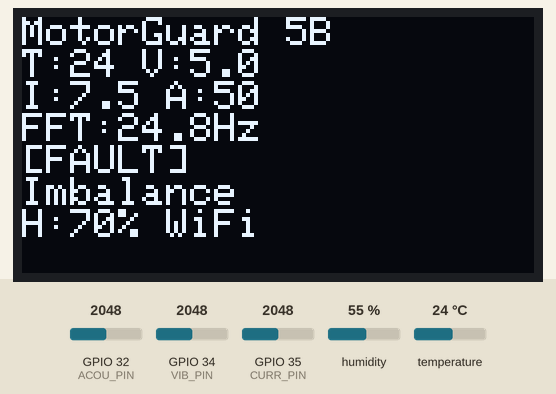
Recording of a sketch running on a simulated ESP32. Parts: 128×64 one-colour display. The inputs (shaded band) are chosen by the test bench; at power-on: GPIO 34 (VIB_PIN) = 2048, GPIO 35 (CURR_PIN) = 2048, GPIO 32 (ACOU_PIN) = 2048, humidity 55 %, temperature 24 °C. WiFi joins after 1.5 s; servers stay silent unless stated; uploads are accepted with an empty reply; what the sketch prints to the serial monitor is not drawn.

Above: at 4.8 s.
4.9 s: GPIO 34 (VIB_PIN) set to 2681
At 7.3 s:
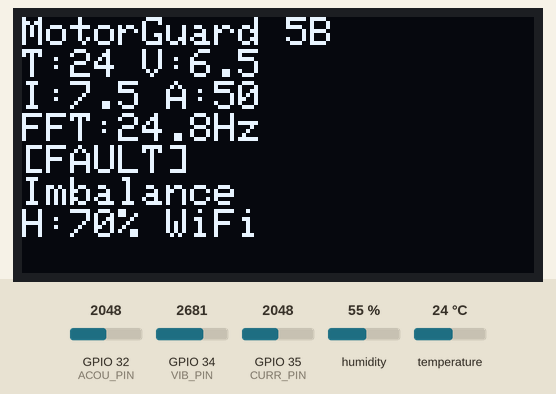
8.9 s: GPIO 34 (VIB_PIN) set to 2786
At 10.7 s:
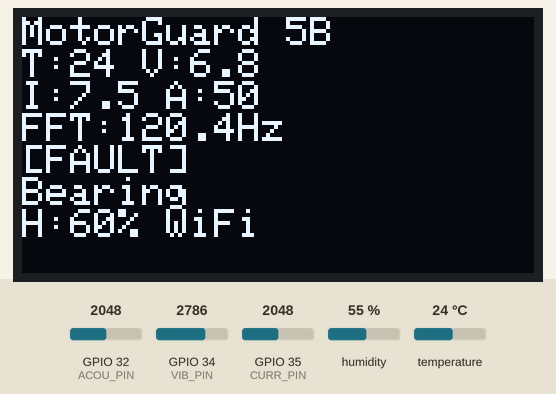
12.9 s: GPIO 35 (CURR_PIN) set to 3232
At 14.1 s:
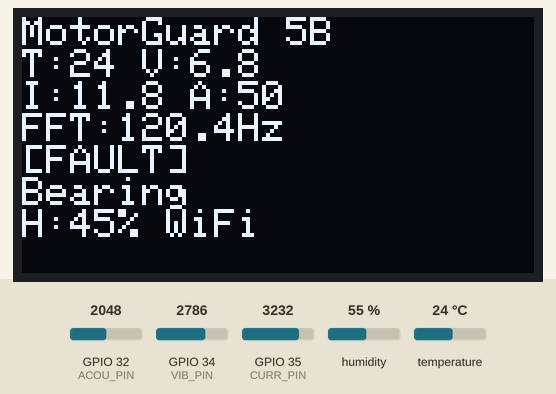
16.9 s: GPIO 35 (CURR_PIN) set to 3325
At 21.0 s:
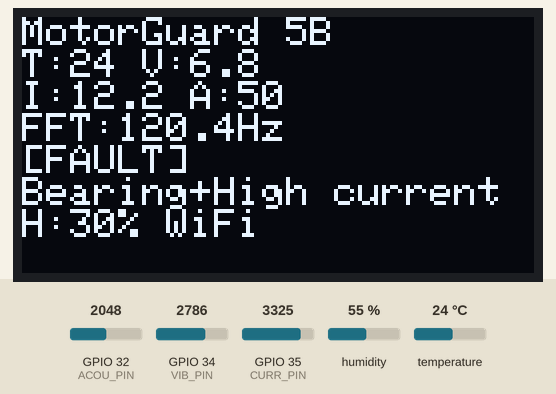
21.4 s: GPIO 34 (VIB_PIN) set to 2690
At 24.4 s:
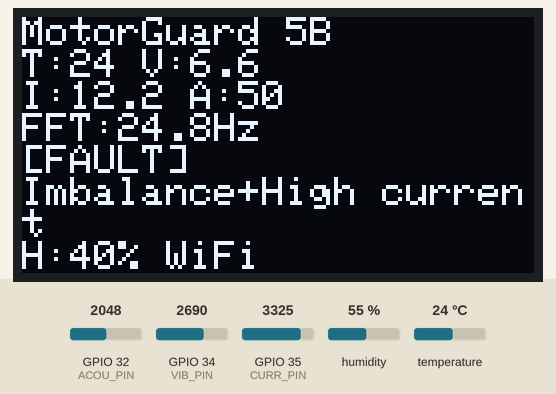
25.4 s: GPIO 34 (VIB_PIN) set to 1408
At 27.9 s:
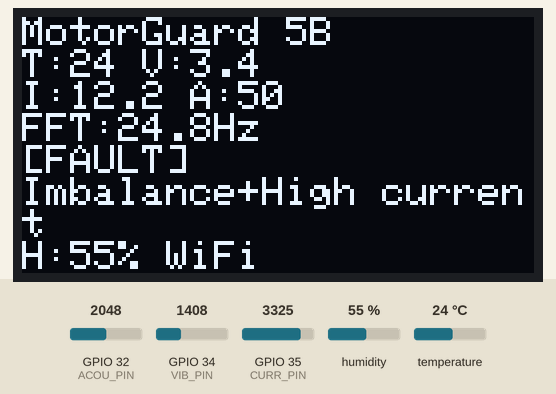
29.4 s: GPIO 34 (VIB_PIN) set to 1300
Timing chart, 0 to 32.4 s (numbered marks = the images above; inputs shaded):
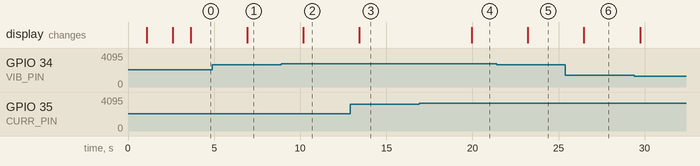

Measured:
- the behaviour switches between 2729 and 2730 on GPIO 34 (VIB_PIN) (found by bisection; images 1 and 2)
- the behaviour switches between 3276 and 3277 on GPIO 35 (CURR_PIN) (found by bisection; images 3 and 4)
- after the input at 4.9 s, the display: changes after 2.0 s (image 1)
- after the input at 8.9 s, the display: changes after 1.3 s (image 2)
- after the input at 12.9 s, the display: changes after 0.53 s (image 3)
- after the input at 16.9 s, the display: changes after 3.1 s (image 4)
- after the input at 21.4 s, the display: changes after 1.8 s (image 5)
- after the input at 25.4 s, the display: changes after 1.1 s (image 6)

The sketch:

motorguard_stage5b_integrated.ino
```cpp
#include <DHT.h>
#include <Wire.h>
#include <Adafruit_GFX.h>
#include <Adafruit_SSD1306.h>
#include <WiFi.h>
#include <HTTPClient.h>
#include "arduinoFFT.h"

// =======================================================
// MotorGuard Stage 5B
// Full Integrated IoT + DiagnosticEngine + FFT Analyzer
// =======================================================

// ------------------- Sensor Pins -------------------
#define DHT_PIN   15
#define DHT_TYPE  DHT22

#define VIB_PIN   34   // vibration potentiometer + FFT mode selector
#define CURR_PIN  35   // current potentiometer
#define ACOU_PIN  32   // acoustic potentiometer

// ------------------- OLED Settings -------------------
#define SCREEN_WIDTH 128
#define SCREEN_HEIGHT 64
#define OLED_RESET -1

// ------------------- FFT Settings -------------------
const uint16_t SAMPLES = 128;
const double SAMPLING_FREQ = 1000.0;
const double PI2 = 6.283185307179586;

double vReal[SAMPLES];
double vImag[SAMPLES];

ArduinoFFT<double> FFT = ArduinoFFT<double>(vReal, vImag, SAMPLES, SAMPLING_FREQ);

// ------------------- Objects -------------------
DHT dht(DHT_PIN, DHT_TYPE);
Adafruit_SSD1306 display(SCREEN_WIDTH, SCREEN_HEIGHT, &Wire, OLED_RESET);

// ------------------- Wi-Fi -------------------
const char* ssid = "Wokwi-GUEST";
const char* password = "";

// ------------------- Global Results -------------------
String fftMode = "";
String fftDiagnosis = "";
double injectedFreq = 0.0;
double peakHz = 0.0;

String finalDiagnosis = "";
int health = 100;

// =======================================================
// Setup
// =======================================================
void setup() {
  Serial.begin(115200);

  dht.begin();

  if (!display.begin(SSD1306_SWITCHCAPVCC, 0x3C)) {
    Serial.println("OLED failed");
    while (true);
  }

  display.clearDisplay();
  display.setTextColor(WHITE);
  display.setTextSize(1);
  display.setCursor(0, 0);
  display.println("MotorGuard 5B");
  display.println("IoT + FFT");
  display.println("Starting...");
  display.display();

  delay(1000);

  connectWiFi();

  Serial.println("===========================================");
  Serial.println("MotorGuard Stage 5B Integrated System");
  Serial.println("Sensors + DiagnosticEngine + OLED + WiFi + FFT");
  Serial.println("===========================================");
}

// =======================================================
// Main Loop
// =======================================================
void loop() {
  // ------------------- Read Sensors -------------------
  float temp = dht.readTemperature();

  int vibRaw = analogRead(VIB_PIN);
  int currRaw = analogRead(CURR_PIN);
  int acouRaw = analogRead(ACOU_PIN);

  float vibration = vibRaw / 4095.0 * 10.0;   // mm/s
  float current   = currRaw / 4095.0 * 15.0;  // A
  float acoustic  = acouRaw / 4095.0 * 100.0; // dB

  if (isnan(temp)) {
    temp = 24.0;
  }

  // ------------------- Run FFT -------------------
  int fftModeNumber = selectFFTMode(vibRaw);
  buildVibrationSignal(fftModeNumber);

  FFT.windowing(FFTWindow::Hamming, FFTDirection::Forward);
  FFT.compute(FFTDirection::Forward);
  FFT.complexToMagnitude();

  peakHz = FFT.majorPeak();

  classifyFFT(peakHz);

  // ------------------- Diagnostic Engine -------------------
  runDiagnosticEngine(temp, vibration, current, acoustic);

  // ------------------- OLED Output -------------------
  updateOLED(temp, vibration, current, acoustic);

  // ------------------- Serial Output -------------------
  printSerial(temp, vibration, current, acoustic, vibRaw);

  // ------------------- IoT Transmission -------------------
  sendIoTData(temp, vibration, current, acoustic);

  delay(3000);
}

// =======================================================
// Wi-Fi Connection
// =======================================================
void connectWiFi() {
  display.clearDisplay();
  display.setCursor(0, 0);
  display.println("MotorGuard 5B");
  display.println("Connecting WiFi...");
  display.display();

  WiFi.begin(ssid, password);

  Serial.print("Connecting to WiFi");

  int tries = 0;

  while (WiFi.status() != WL_CONNECTED && tries < 20) {
    delay(500);
    Serial.print(".");
    tries++;
  }

  if (WiFi.status() == WL_CONNECTED) {
    Serial.println();
    Serial.println("WiFi connected!");
    Serial.print("IP: ");
    Serial.println(WiFi.localIP());

    display.clearDisplay();
    display.setCursor(0, 0);
    display.println("WiFi connected");
    display.println(WiFi.localIP());
    display.display();
  }
  else {
    Serial.println();
    Serial.println("WiFi failed");

    display.clearDisplay();
    display.setCursor(0, 0);
    display.println("WiFi failed");
    display.display();
  }

  delay(1000);
}

// =======================================================
// FFT Mode Selection
// =======================================================
int selectFFTMode(int knob) {
  if (knob < 1365) {
    return 0;   // Normal
  }
  else if (knob < 2730) {
    return 1;   // Rotor imbalance
  }
  else {
    return 2;   // Bearing defect
  }
}

// =======================================================
// Build Simulated Vibration Signal
// =======================================================
void buildVibrationSignal(int mode) {
  double mainFreq;
  double harmonicFreq;
  double amplitudeMain;
  double amplitudeHarmonic;

  if (mode == 0) {
    fftMode = "NORMAL";
    injectedFreq = 50.0;

    mainFreq = 50.0;
    harmonicFreq = 100.0;
    amplitudeMain = 1.0;
    amplitudeHarmonic = 0.15;
  }
  else if (mode == 1) {
    fftMode = "ROTOR IMBAL";
    injectedFreq = 25.0;

    mainFreq = 25.0;
    harmonicFreq = 50.0;
    amplitudeMain = 1.6;
    amplitudeHarmonic = 0.30;
  }
  else {
    fftMode = "BEARING";
    injectedFreq = 120.0;

    mainFreq = 120.0;
    harmonicFreq = 240.0;
    amplitudeMain = 1.8;
    amplitudeHarmonic = 0.45;
  }

  for (uint16_t i = 0; i < SAMPLES; i++) {
    double t = (double)i / SAMPLING_FREQ;

    double signal =
      amplitudeMain * sin(PI2 * mainFreq * t) +
      amplitudeHarmonic * sin(PI2 * harmonicFreq * t) +
      0.08 * sin(PI2 * 330.0 * t);

    vReal[i] = signal;
    vImag[i] = 0.0;
  }
}

// =======================================================
// FFT Fault Classification
// =======================================================
void classifyFFT(double peak) {
  if (peak >= 105.0 && peak <= 135.0) {
    fftDiagnosis = "Bearing defect";
  }
  else if (peak >= 18.0 && peak <= 35.0) {
    fftDiagnosis = "Rotor imbalance";
  }
  else if (peak >= 40.0 && peak <= 60.0) {
    fftDiagnosis = "Normal running";
  }
  else {
    fftDiagnosis = "Unknown vibration";
  }
}

// =======================================================
// Full Diagnostic Engine
// =======================================================
void runDiagnosticEngine(float temp, float vibration, float current, float acoustic) {
  int rTemp = (temp > 75.0) ? 2 : (temp > 60.0) ? 1 : 0;
  int rVib  = (vibration > 7.0) ? 2 : (vibration > 4.0) ? 1 : 0;
  int rCurr = (current > 12.0) ? 2 : (current > 9.0) ? 1 : 0;
  int rAcou = (acoustic > 85.0) ? 2 : (acoustic > 75.0) ? 1 : 0;

  finalDiagnosis = "";

  bool fftBearing = (fftDiagnosis == "Bearing defect");
  bool fftImbalance = (fftDiagnosis == "Rotor imbalance");

  // Bearing fault from FFT OR vibration + acoustic fusion
  if (fftBearing || (rVib >= 2 && rAcou >= 1)) {
    addFault("Bearing");
  }

  // Rotor imbalance from FFT OR high vibration
  if (fftImbalance || (rVib >= 2 && !fftBearing)) {
    addFault("Imbalance");
  }

  // Electrical / thermal faults
  if (rTemp >= 2 && rCurr >= 1) {
    addFault("Overload");
  }
  else if (rTemp >= 2) {
    addFault("Overheat");
  }

  if (rCurr >= 2 && rTemp < 2) {
    addFault("High current");
  }

  if (finalDiagnosis == "") {
    finalDiagnosis = "OK";
  }

  // Health score
  health = 100;
  health -= rTemp * 15;
  health -= rVib * 15;
  health -= rCurr * 15;
  health -= rAcou * 10;

  if (fftBearing) {
    health -= 25;
  }

  if (fftImbalance) {
    health -= 15;
  }

  if (health < 0) {
    health = 0;
  }
}

// =======================================================
// Add Fault
// =======================================================
void addFault(String fault) {
  if (finalDiagnosis == "") {
    finalDiagnosis = fault;
  }
  else {
    finalDiagnosis += "+";
    finalDiagnosis += fault;
  }
}

// =======================================================
// OLED Display
// =======================================================
void updateOLED(float temp, float vibration, float current, float acoustic) {
  display.clearDisplay();
  display.setTextSize(1);
  display.setCursor(0, 0);

  display.println("MotorGuard 5B");

  display.print("T:");
  display.print(temp, 0);
  display.print(" V:");
  display.println(vibration, 1);

  display.print("I:");
  display.print(current, 1);
  display.print(" A:");
  display.println(acoustic, 0);

  display.print("FFT:");
  display.print(peakHz, 1);
  display.println("Hz");

  if (finalDiagnosis == "OK") {
    display.println("[OK]");
  }
  else {
    display.println("[FAULT]");
  }

  display.println(finalDiagnosis);

  display.print("H:");
  display.print(health);
  display.print("% ");

  if (WiFi.status() == WL_CONNECTED) {
    display.println("WiFi");
  }
  else {
    display.println("NoWiFi");
  }

  display.display();
}

// =======================================================
// Serial Monitor Output
// =======================================================
void printSerial(float temp, float vibration, float current, float acoustic, int vibRaw) {
  Serial.println("-------------------------------------------");

  Serial.print("Temperature: ");
  Serial.print(temp, 1);
  Serial.println(" C");

  Serial.print("Vibration: ");
  Serial.print(vibration, 1);
  Serial.println(" mm/s");

  Serial.print("Current: ");
  Serial.print(current, 1);
  Serial.println(" A");

  Serial.print("Acoustic: ");
  Serial.print(acoustic, 1);
  Serial.println(" dB");

  Serial.print("Vibration knob value: ");
  Serial.println(vibRaw);

  Serial.print("FFT mode: ");
  Serial.println(fftMode);

  Serial.print("Injected FFT frequency: ");
  Serial.print(injectedFreq, 1);
  Serial.println(" Hz");

  Serial.print("FFT dominant frequency: ");
  Serial.print(peakHz, 1);
  Serial.println(" Hz");

  Serial.print("FFT diagnosis: ");
  Serial.println(fftDiagnosis);

  Serial.print("Final diagnosis: ");
  Serial.println(finalDiagnosis);

  Serial.print("Health: ");
  Serial.print(health);
  Serial.println("%");

  if (WiFi.status() == WL_CONNECTED) {
    Serial.println("WiFi: CONNECTED");
  }
  else {
    Serial.println("WiFi: DISCONNECTED");
  }
}

// =======================================================
// IoT Data Transmission
// =======================================================
void sendIoTData(float temp, float vibration, float current, float acoustic) {
  if (WiFi.status() != WL_CONNECTED) {
    Serial.println("IoT: WiFi not connected, data not sent");
    return;
  }

  HTTPClient http;

  String diagnosisURL = finalDiagnosis;
  diagnosisURL.replace(" ", "%20");
  diagnosisURL.replace("+", "%2B");

  String fftURL = fftDiagnosis;
  fftURL.replace(" ", "%20");

  String url = "http://httpbin.org/get?temp=" + String(temp, 1) +
               "&vib=" + String(vibration, 1) +
               "&curr=" + String(current, 1) +
               "&acoustic=" + String(acoustic, 1) +
               "&fft_peak=" + String(peakHz, 1) +
               "&fft_diag=" + fftURL +
               "&health=" + String(health) +
               "&status=" + diagnosisURL;

  http.begin(url);

  int httpCode = http.GET();

  Serial.print("IoT data sent. HTTP code: ");
  Serial.println(httpCode);

  http.end();
}
```
